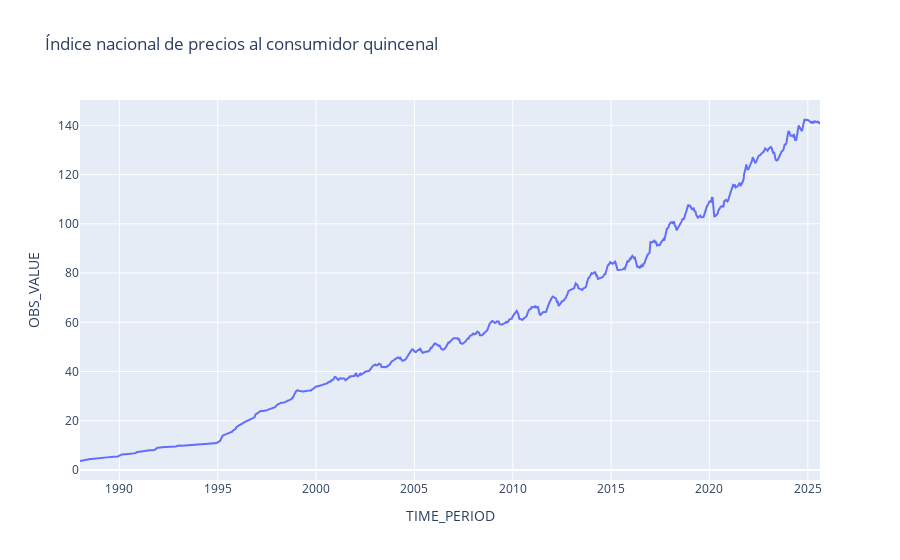

Notebook cell for this chart:
### Markdown cell above
## $\color{#dda}{\text{2: Creación de la serie de tiempo}}$

### Code cell
df = pd.read_csv('observaciones.csv')

df['TIME_PERIOD'] = pd.to_datetime(df['TIME_PERIOD'], dayfirst = True)

fig = px.line(df, x='TIME_PERIOD', y='OBS_VALUE', title='Índice nacional de precios al consumidor quincenal')

fig.show()

### Figure 1 — Plotly figure (JSON) as saved in the notebook; plotly's stock layout.template omitted (floating-point values rounded to 4 significant figures; data arrays with more than 128 entries replaced by an {"elided": "..."} marker saying what was removed)
{"data": [{"hovertemplate": "TIME_PERIOD=%{x}<br>OBS_VALUE=%{y}<extra></extra>", "legendgroup": "", "line": {"color": "#636efa", "dash": "solid"}, "marker": {"symbol": "circle"}, "mode": "lines", "name": "", "orientation": "v", "showlegend": false, "type": "scatter", "x": {"elided": "904 str values"}, "xaxis": "x", "y": {"elided": "904 float values"}, "yaxis": "y"}], "layout": {"legend": {"tracegroupgap": 0}, "title": {"text": "Índice nacional de precios al consumidor quincenal"}, "xaxis": {"anchor": "y", "domain": [0, 1], "title": {"text": "TIME_PERIOD"}}, "yaxis": {"anchor": "x", "domain": [0, 1], "title": {"text": "OBS_VALUE"}}}}
